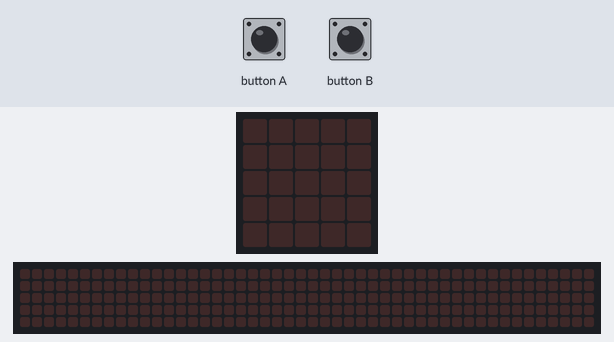
A program run on a simulated BBC micro:bit (MakeCode). On the bench: the board's 5×5 LED display, a strip that is not on the board, showing the scrolling text unrolled. Inputs (shaded band) come from the test bench. The 48×5 strip is a reading aid, not a part: it shows the text the display is scrolling, unrolled, one strip-width of it at a time.

Above: at 1.2 s.
1.3 s: button B pressed for 0.15 s
At 3.92 s:
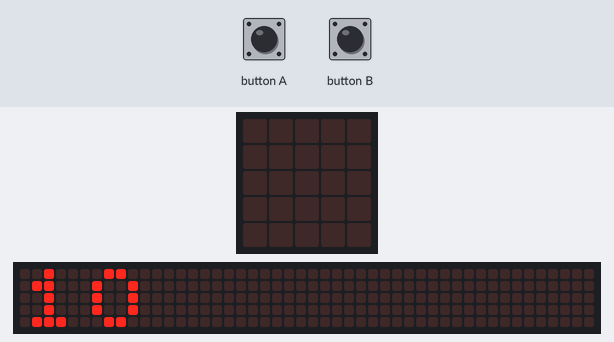
4.3 s: button A pressed for 0.15 s
At 8.72 s:
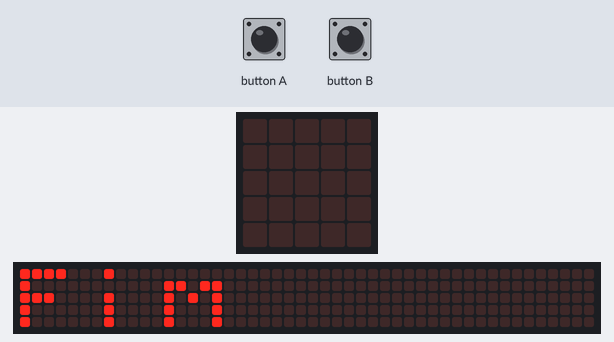
At 12.8 s:
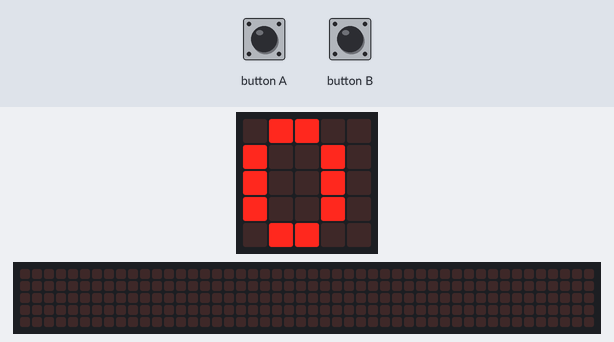

Measured:
- after the input at 1.3 s, the display: changes after 0.15 s (image 1)
- what the display in image 1 shows lasts 0.5 s, from 3.7 s to 4.2 s

The program:

main.ts
```typescript
let Número = 0
input.onButtonPressed(Button.A, function () {
    Número = 0
    while (Número <= 10) {
        basic.showNumber(Número)
        basic.pause(1000)
        Número += 1
        basic.showString("Fim")
        basic.pause(1000)
        basic.clearScreen()
    }
})
input.onButtonPressed(Button.B, function () {
    Número = 10
    while (Número >= 0) {
        basic.showNumber(Número)
        basic.pause(1000)
        Número += -1
        basic.showString("Fim")
        basic.pause(1000)
        basic.clearScreen()
    }
})
basic.forever(function () {

})
```

test.ts
```typescript
// testes vão aqui; isto não será compilado quando este pacote for usado como uma extensão.
```
